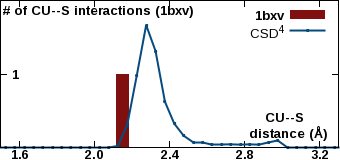

Write gnuplot code to recreate this figure.
set encoding iso_8859_1
set terminal pngcairo transparent enhanced size 340, 160 font "Arial Bold,10"
set output "/var/www/html/csgid/app/webroot/neighborhood_temp/1bxv/CU--S.png"
set lmargin at screen 0.00
set bmargin at screen 0.08
set rmargin at screen 0.995
set tmargin at screen 1.00
set xrange [1.5:3.3]
set format x "%3.1f"
set xtics 1.6,0.4,3.2
set xtics offset 0,graph 0.065
set yrange [0:2022]
unset ytics
set y2range [0:2]
set y2tics 1,1,1
set y2tics offset -49,graph 0.00
set y2tics mirror
set view 80,45
set key top right
set boxwidth 0.06
set style fill solid 1.0
set xlabel "CU--S \n distance (\305)" offset 17,4.4
set y2label "# of CU--S interactions (1bxv)" offset -40,4 rotate by 0
plot "-" using ($1+0.05):2 with boxes lc rgb "#801010" axis x1y2 title "1bxv", \
     "/var/www/html/csgid/app/webroot/neighborhood_temp/csd_metal_distances/CU--S.csv" using ($1+0.025):2 with linespoints linewidth 2 pointtype 7 pointsize 0.2 lc rgb "#074a7e" title "CSD^{4}" axis x1y1
2.1	1
e
